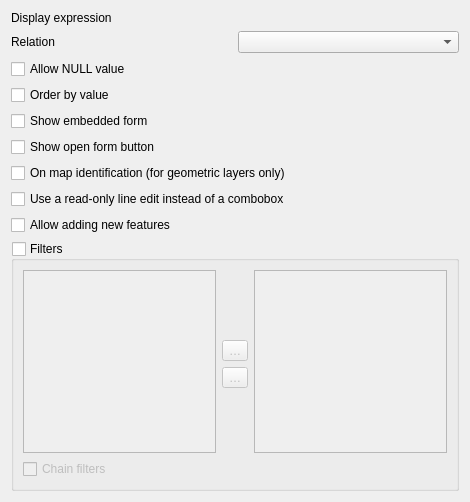
<?xml version="1.0" encoding="UTF-8"?>
<ui version="4.0">
 <class>QgsRelReferenceConfigDlgBase</class>
 <widget class="QWidget" name="QgsRelReferenceConfigDlgBase">
  <property name="geometry">
   <rect>
    <x>0</x>
    <y>0</y>
    <width>470</width>
    <height>502</height>
   </rect>
  </property>
  <property name="windowTitle">
   <string>Dialog</string>
  </property>
  <layout class="QGridLayout" name="gridLayout_2">
   <item row="4" column="0" colspan="2">
    <widget class="QCheckBox" name="mCbxShowForm">
     <property name="text">
      <string>Show embedded form</string>
     </property>
    </widget>
   </item>
   <item row="5" column="0" colspan="2">
    <widget class="QCheckBox" name="mCbxShowOpenFormButton">
     <property name="text">
      <string>Show open form button</string>
     </property>
    </widget>
   </item>
   <item row="1" column="1">
    <widget class="QComboBox" name="mComboRelation"/>
   </item>
   <item row="2" column="0" colspan="2">
    <widget class="QCheckBox" name="mCbxAllowNull">
     <property name="text">
      <string>Allow NULL value</string>
     </property>
    </widget>
   </item>
   <item row="7" column="0" colspan="2">
    <widget class="QCheckBox" name="mCbxReadOnly">
     <property name="text">
      <string>Use a read-only line edit instead of a combobox</string>
     </property>
    </widget>
   </item>
   <item row="0" column="1">
    <widget class="QgsFieldExpressionWidget" name="mExpressionWidget" native="true">
     <property name="focusPolicy">
      <enum>Qt::TabFocus</enum>
     </property>
    </widget>
   </item>
   <item row="1" column="0">
    <widget class="QLabel" name="label_2">
     <property name="text">
      <string>Relation</string>
     </property>
    </widget>
   </item>
   <item row="3" column="0">
    <widget class="QCheckBox" name="mCbxOrderByValue">
     <property name="text">
      <string>Order by value</string>
     </property>
    </widget>
   </item>
   <item row="6" column="0" colspan="2">
    <widget class="QCheckBox" name="mCbxMapIdentification">
     <property name="text">
      <string>On map identification (for geometric layers only)</string>
     </property>
    </widget>
   </item>
   <item row="0" column="0">
    <widget class="QLabel" name="label">
     <property name="text">
      <string>Display expression</string>
     </property>
    </widget>
   </item>
   <item row="9" column="0" colspan="2">
    <widget class="QgsCollapsibleGroupBox" name="mFilterGroupBox">
     <property name="title">
      <string>Filters</string>
     </property>
     <property name="checkable">
      <bool>true</bool>
     </property>
     <property name="checked">
      <bool>false</bool>
     </property>
     <layout class="QGridLayout" name="gridLayout">
      <item row="4" column="1">
       <spacer name="verticalSpacer_2">
        <property name="orientation">
         <enum>Qt::Vertical</enum>
        </property>
        <property name="sizeHint" stdset="0">
         <size>
          <width>20</width>
          <height>40</height>
         </size>
        </property>
       </spacer>
      </item>
      <item row="2" column="1">
       <widget class="QToolButton" name="mAddFilterButton">
        <property name="text">
         <string>…</string>
        </property>
        <property name="icon">
         <iconset>
          <normaloff>:/images/themes/default/symbologyAdd.svg</normaloff>:/images/themes/default/symbologyAdd.svg</iconset>
        </property>
       </widget>
      </item>
      <item row="3" column="1">
       <widget class="QToolButton" name="mRemoveFilterButton">
        <property name="text">
         <string>…</string>
        </property>
        <property name="icon">
         <iconset resource="../../../images/images.qrc">
          <normaloff>:/images/themes/default/symbologyRemove.svg</normaloff>:/images/themes/default/symbologyRemove.svg</iconset>
        </property>
       </widget>
      </item>
      <item row="1" column="1">
       <spacer name="verticalSpacer">
        <property name="orientation">
         <enum>Qt::Vertical</enum>
        </property>
        <property name="sizeHint" stdset="0">
         <size>
          <width>20</width>
          <height>40</height>
         </size>
        </property>
       </spacer>
      </item>
      <item row="1" column="2" rowspan="4">
       <widget class="QListWidget" name="mFilterFieldsList"/>
      </item>
      <item row="1" column="0" rowspan="4">
       <widget class="QListWidget" name="mAvailableFieldsList"/>
      </item>
      <item row="5" column="0" colspan="3">
       <widget class="QCheckBox" name="mCbxChainFilters">
        <property name="toolTip">
         <string>When activated, the filters will restrict the choices of fields to options that are </string>
        </property>
        <property name="text">
         <string>Chain filters</string>
        </property>
       </widget>
      </item>
     </layout>
    </widget>
   </item>
   <item row="8" column="0" colspan="2">
    <widget class="QCheckBox" name="mCbxAllowAddFeatures">
     <property name="text">
      <string>Allow adding new features</string>
     </property>
    </widget>
   </item>
  </layout>
 </widget>
 <customwidgets>
  <customwidget>
   <class>QgsCollapsibleGroupBox</class>
   <extends>QGroupBox</extends>
   <header>qgscollapsiblegroupbox.h</header>
   <container>1</container>
  </customwidget>
  <customwidget>
   <class>QgsFieldExpressionWidget</class>
   <extends>QWidget</extends>
   <header>qgsfieldexpressionwidget.h</header>
   <container>1</container>
  </customwidget>
 </customwidgets>
 <tabstops>
  <tabstop>mExpressionWidget</tabstop>
  <tabstop>mComboRelation</tabstop>
  <tabstop>mCbxAllowNull</tabstop>
  <tabstop>mCbxOrderByValue</tabstop>
  <tabstop>mCbxShowForm</tabstop>
  <tabstop>mCbxShowOpenFormButton</tabstop>
  <tabstop>mCbxMapIdentification</tabstop>
  <tabstop>mCbxReadOnly</tabstop>
  <tabstop>mCbxAllowAddFeatures</tabstop>
  <tabstop>mFilterGroupBox</tabstop>
  <tabstop>mAvailableFieldsList</tabstop>
  <tabstop>mAddFilterButton</tabstop>
  <tabstop>mRemoveFilterButton</tabstop>
  <tabstop>mFilterFieldsList</tabstop>
  <tabstop>mCbxChainFilters</tabstop>
 </tabstops>
 <resources>
  <include location="../../../images/images.qrc"/>
 </resources>
 <connections/>
</ui>
